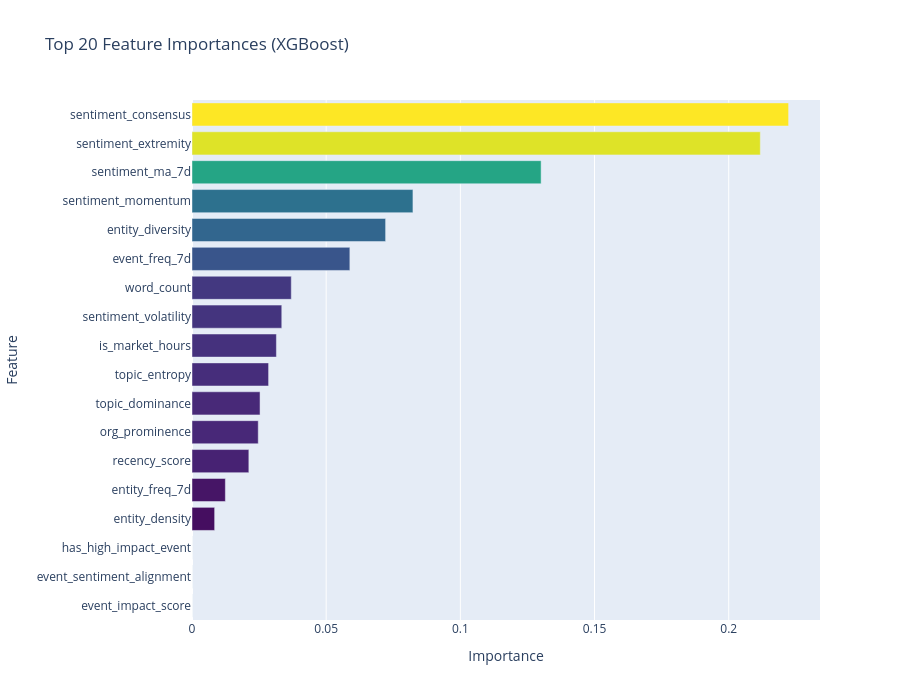

Notebook code cell kept with this figure:
### Markdown cell above
## 14. Feature Importance (Best Tree-Based Model)

### Code cell
# Get feature importance from best tree-based model
best_tree_model = results['XGBoost']['model']

if hasattr(best_tree_model, 'feature_importances_'):
    importances = best_tree_model.feature_importances_
    
    feature_importance_df = pd.DataFrame({
        'feature': feature_cols,
        'importance': importances
    }).sort_values('importance', ascending=False)
    
    print(" Top 15 Most Important Features (XGBoost):")
    print("=" * 70)
    print(feature_importance_df.head(15).to_string(index=False))
    
    # Save
    feature_importance_df.to_csv(OUTPUTS_DIR / 'feature_importance.csv', index=False)
    
    # Visualize
    fig = go.Figure(data=[
        go.Bar(
            y=feature_importance_df.head(20)['feature'][::-1],
            x=feature_importance_df.head(20)['importance'][::-1],
            orientation='h',
            marker=dict(color=feature_importance_df.head(20)['importance'][::-1], colorscale='Viridis')
        )
    ])
    
    fig.update_layout(
        title='Top 20 Feature Importances (XGBoost)',
        xaxis_title='Importance',
        yaxis_title='Feature',
        height=700
    )
    
    fig.write_html(VIZ_DIR / 'feature_importance.html')
    fig.show()
    
    print(f"\n Saved to {OUTPUTS_DIR / 'feature_importance.csv'}")

### Figure 1 — Plotly figure (JSON) as saved in the notebook; plotly's stock layout.template omitted (floating-point values rounded to 4 significant figures)
{"data": [{"marker": {"color": [0, 0, 0, 0.008435, 0.01243, 0.02118, 0.02468, 0.02535, 0.02854, 0.03145, 0.03345, 0.03699, 0.05882, 0.07215, 0.08233, 0.1301, 0.2118, 0.2223], "colorscale": [[0, "#440154"], [0.1111, "#482878"], [0.2222, "#3e4989"], [0.3333, "#31688e"], [0.4444, "#26828e"], [0.5556, "#1f9e89"], [0.6667, "#35b779"], [0.7778, "#6ece58"], [0.8889, "#b5de2b"], [1, "#fde725"]]}, "orientation": "h", "type": "bar", "x": [0, 0, 0, 0.008435, 0.01243, 0.02118, 0.02468, 0.02535, 0.02854, 0.03145, 0.03345, 0.03699, 0.05882, 0.07215, 0.08233, 0.1301, 0.2118, 0.2223], "y": ["event_impact_score", "event_sentiment_alignment", "has_high_impact_event", "entity_density", "entity_freq_7d", "recency_score", "org_prominence", "topic_dominance", "topic_entropy", "is_market_hours", "sentiment_volatility", "word_count", "event_freq_7d", "entity_diversity", "sentiment_momentum", "sentiment_ma_7d", "sentiment_extremity", "sentiment_consensus"]}], "layout": {"height": 700, "title": {"text": "Top 20 Feature Importances (XGBoost)"}, "xaxis": {"title": {"text": "Importance"}}, "yaxis": {"title": {"text": "Feature"}}}}
